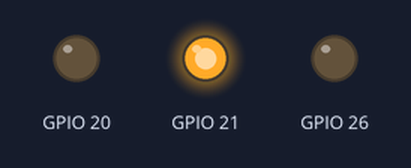
Bench run of a program on a simulated Raspberry Pi (BCM pin numbers). Parts: output pins drawn as LEDs (lit = HIGH). At 3.0 s the program stops and its outputs stay as they are.

Above: at 0.1 s.
At 1.1 s:
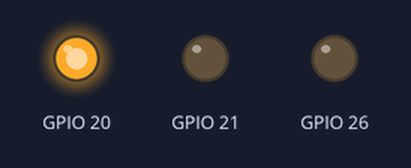
At 2.1 s:
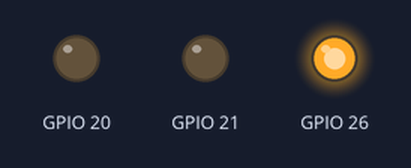
At 3.1 s:
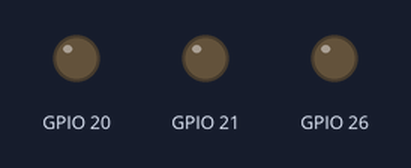
Timing chart, 0 to 4.5 s (numbered marks = the images above):
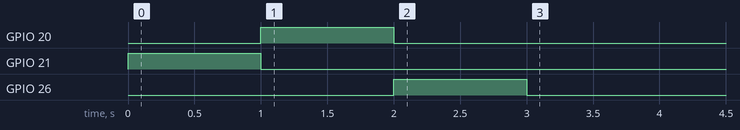

The program:

_12_Relay_On.py
```python
#Program to start relays alternately on Three Channel RPi Relay Board Raspberry Pi
import RPi.GPIO as GPIO
import time

GPIO.setwarnings(False)
GPIO.setmode(GPIO.BCM)
GPIO.setup(20,GPIO.OUT)
GPIO.setup(26,GPIO.OUT)
GPIO.setup(21,GPIO.OUT)

try:
        GPIO.output(21,True)
        time.sleep(1)
        GPIO.output(21,False)
        GPIO.output(20,True)
        time.sleep(1)
        GPIO.output(20,False)
        GPIO.output(26,True)
        time.sleep(1)
        GPIO.output(26,False)

finally:
    GPIO.cleanup()
```

Measured:
- by itself, GPIO 20: LOW → HIGH at 1.0 s, → LOW 1.0 s later
- by itself, GPIO 21: LOW → HIGH at 0.00 s, → LOW 1.0 s later
- by itself, GPIO 26: LOW → HIGH at 2.0 s, → LOW 1.0 s later
